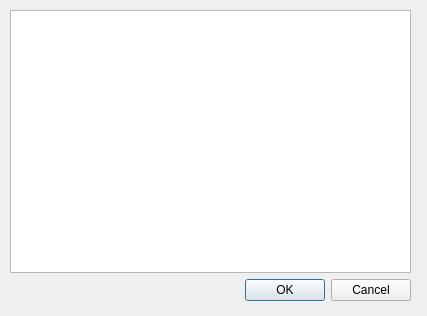
<?xml version="1.0" encoding="UTF-8"?>
<ui version="4.0">
 <class>DRebotesEntreBolas</class>
 <widget class="QDialog" name="DRebotesEntreBolas">
  <property name="geometry">
   <rect>
    <x>0</x>
    <y>0</y>
    <width>427</width>
    <height>316</height>
   </rect>
  </property>
  <property name="windowTitle">
   <string>Dialog</string>
  </property>
  <widget class="QWidget" name="">
   <property name="geometry">
    <rect>
     <x>10</x>
     <y>10</y>
     <width>401</width>
     <height>291</height>
    </rect>
   </property>
   <layout class="QVBoxLayout" name="verticalLayout">
    <item>
     <widget class="QTableView" name="tablaRebotesBolas"/>
    </item>
    <item>
     <widget class="QDialogButtonBox" name="buttonBox">
      <property name="orientation">
       <enum>Qt::Horizontal</enum>
      </property>
      <property name="standardButtons">
       <set>QDialogButtonBox::Cancel|QDialogButtonBox::Ok</set>
      </property>
     </widget>
    </item>
   </layout>
  </widget>
 </widget>
 <resources/>
 <connections>
  <connection>
   <sender>buttonBox</sender>
   <signal>accepted()</signal>
   <receiver>DRebotesEntreBolas</receiver>
   <slot>accept()</slot>
   <hints>
    <hint type="sourcelabel">
     <x>248</x>
     <y>254</y>
    </hint>
    <hint type="destinationlabel">
     <x>157</x>
     <y>274</y>
    </hint>
   </hints>
  </connection>
  <connection>
   <sender>buttonBox</sender>
   <signal>rejected()</signal>
   <receiver>DRebotesEntreBolas</receiver>
   <slot>reject()</slot>
   <hints>
    <hint type="sourcelabel">
     <x>316</x>
     <y>260</y>
    </hint>
    <hint type="destinationlabel">
     <x>286</x>
     <y>274</y>
    </hint>
   </hints>
  </connection>
 </connections>
</ui>
